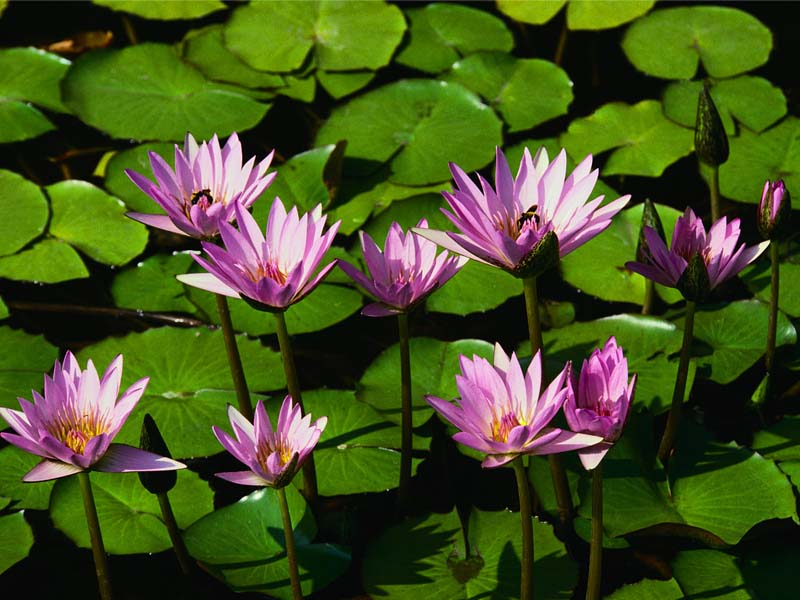
%> input picture Imagenes_Biomedicas/Materia/TareaI/Sobel_Codigo/Waterlilies.jpg, 800 x 600 px
$ octave Sobel.m   (GNU Octave 9; MATLAB toolbox functions it lacks are replaced by stand-ins)
%> lines starting %> are read from the running program, lines starting %| are printed output that depends on the picture; in (x1, y1, x2, y2) boxes, pixels count from 0 and x2, y2 are one past the last pixel; in counts of white or black regions, pixels touching at a corner belong together; the program's own positions count from 1
### Imagenes_Biomedicas/Materia/TareaI/Sobel_Codigo/mySobel.m
function [outImage] = mySobel(inImage, threshold)
   Gx = [1 2 1; 0 0 0; -1 -2 -1]; Gy = Gx';
   diff_x = conv2(double(inImage), Gx, 'same');
   diff_y = conv2(double(inImage), Gy, 'same');
   tmp = sqrt(diff_x.*diff_x + diff_y.*diff_y);
   outImage = uint8((tmp> threshold) * 255);
end

### Imagenes_Biomedicas/Materia/TareaI/Sobel_Codigo/Sobel.m
clc;
    %% create a new figure to show the image .
    newImg = imread('Waterlilies.jpg');
%> newImg is the input picture: size 600x800x3 uint8; mean R, G, B 69.4, 82.1, 31.6
     %newImg = imread('me.jpg');
      newImg = imread('cells.jpg');
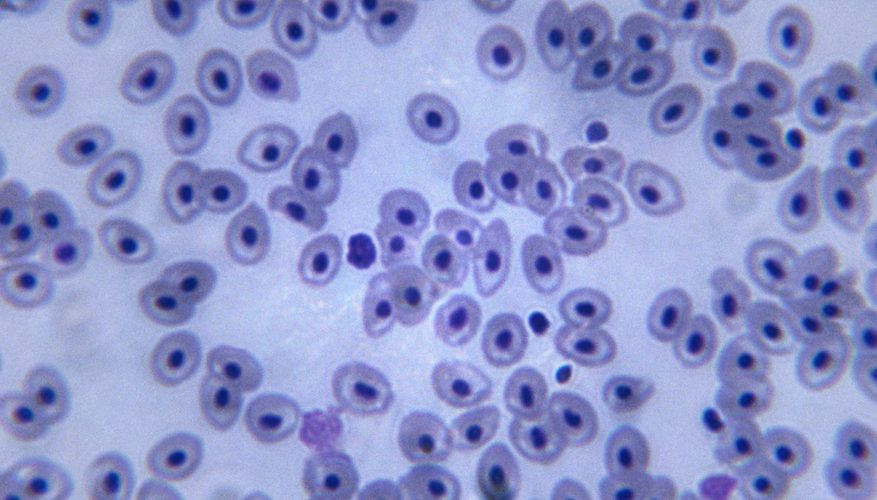
%> input picture Imagenes_Biomedicas/Materia/TareaI/Sobel_Codigo/cells.jpg, 877 x 500 px
%> newImg is the input picture: size 500x877x3 uint8; mean R, G, B 142.6, 149.8, 203.3

    %% show the loaded image.
     figure(1);
    imshow(newImg);

    %% convert RGB to gray scale.
    I = rgb2gray(newImg);
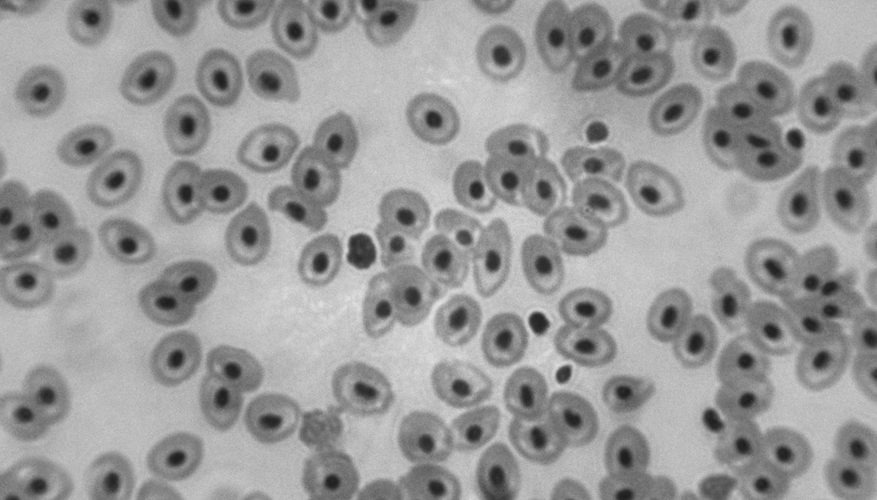
%> I: size 500x877 uint8; min 26, max 226, mean 153.7
    I = im2double(I);
%> I: size 500x877 double
    %% based code sobel
    figure(2);
%    thres = Optimize(I); %get the best threshold..
    imshow(mySobel(I, 0.3));
%> in mySobel, `diff_x = conv2(double(inImage), Gx, 'same');`:
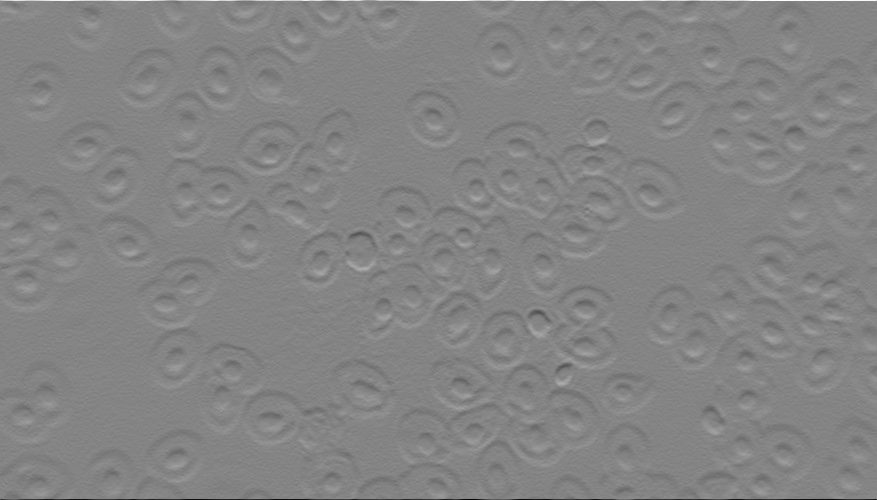
%> diff_x: size 500x877 double; min -3.25, max 3.02, mean -0.000196; drawn with min black and max white
%> in mySobel, `diff_y = conv2(double(inImage), Gy, 'same');`:
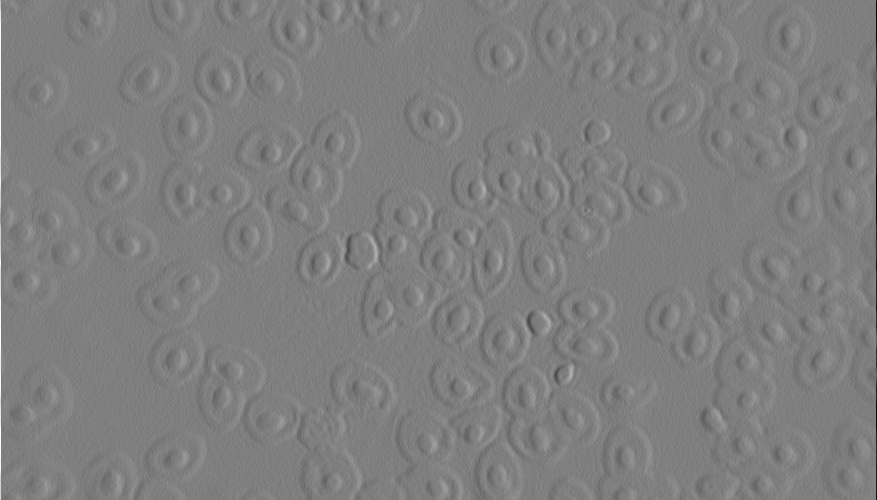
%> diff_y: size 500x877 double; min -3, max 3.01, mean -0.000272; drawn with min black and max white
%> in mySobel, `tmp = sqrt(diff_x.*diff_x + diff_y.*diff_y);`:
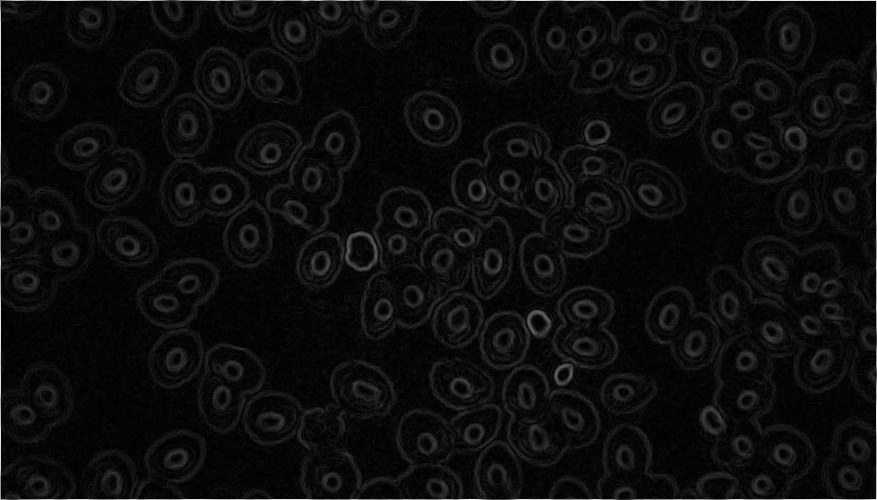
%> tmp: size 500x877 double; min 0, max 3.25, mean 0.166; drawn with min black and max white
%> in mySobel, `outImage = uint8((tmp> threshold) * 255);`:
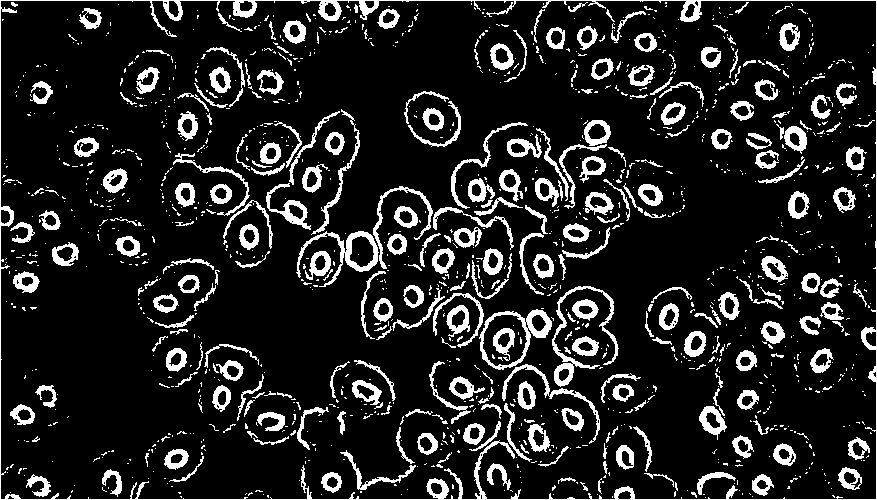
%> outImage: size 500x877 uint8; 13.6% white; 1394 white regions (1110 under 20 px), largest, box (x1, y1, x2, y2) and area: (0, 0, 877, 500) 6168, (552, 286, 619, 387) 1094, (479, 309, 552, 370) 984

    %%improved sobel
%> (the run ends here)
